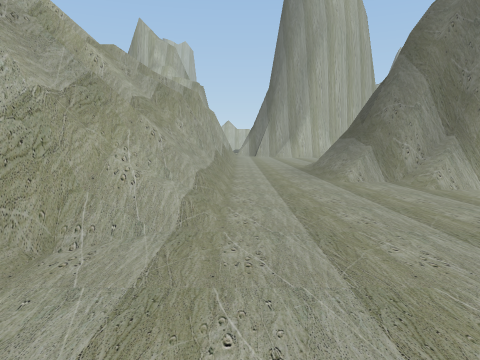
[1] (above)

23 first-person views from a walk through a scene from a Unity 3-D project. The camera is 1.3 m above the floor, tilts 6° down and sees 70° across. The floor is counted in squares, 2 m on a side. Each view is taken from the middle of a square. On the plan, view 1 faces up. The plan holds only what a view shows up to about 10 squares ahead; the rest is blank. The place goes on beyond the plan. The player is left out. Some surface patterns are stand-ins.

[2]
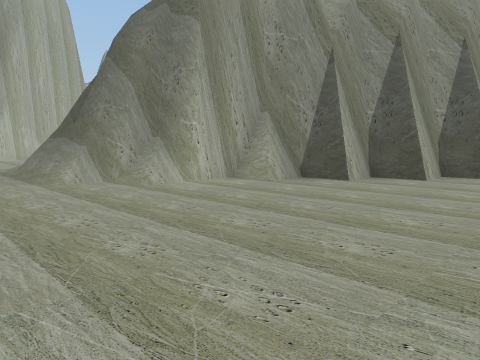

[3]
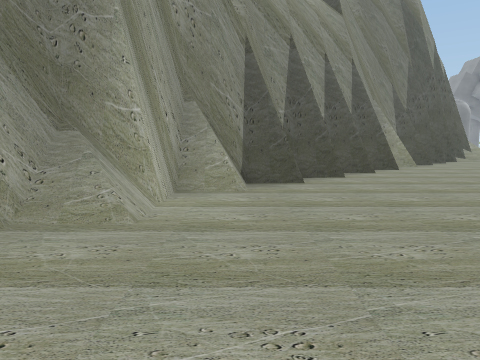

[4]
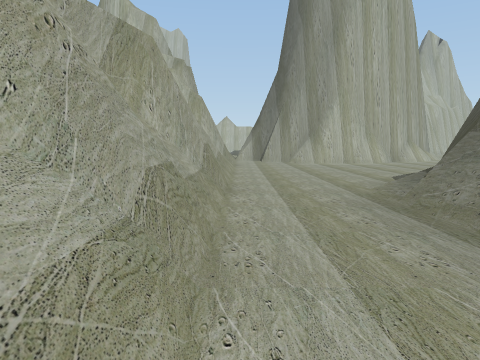

[5]
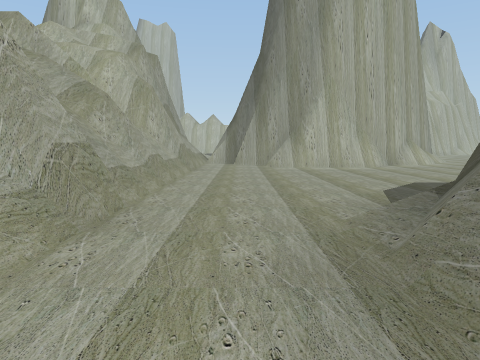

[6]
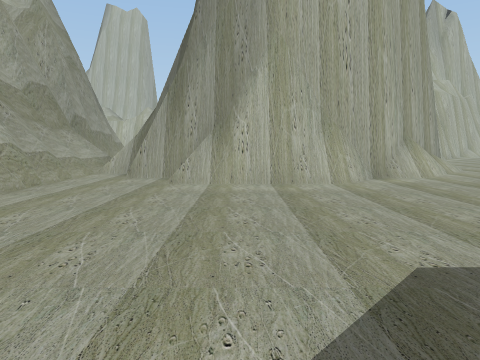

[7]
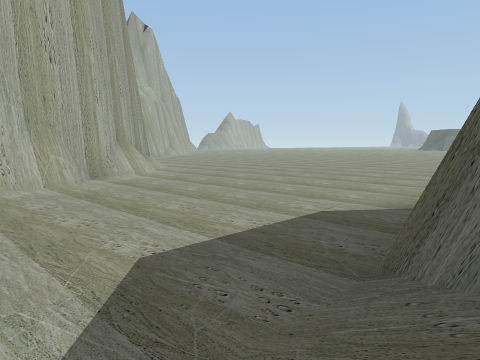

[8]
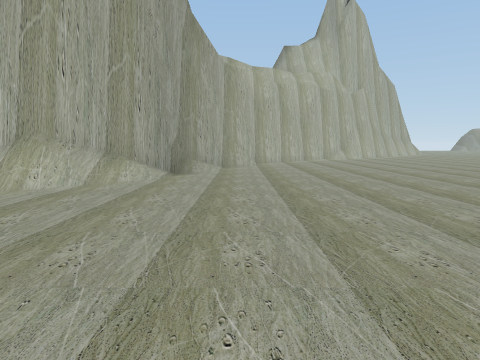

[9]
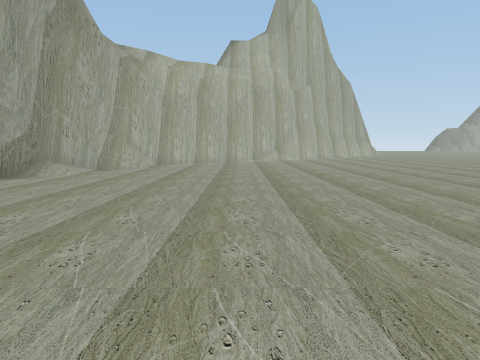

[10]
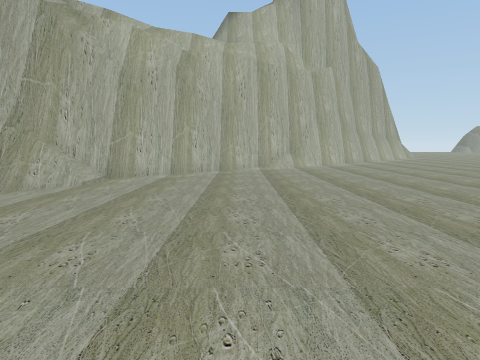

[11]
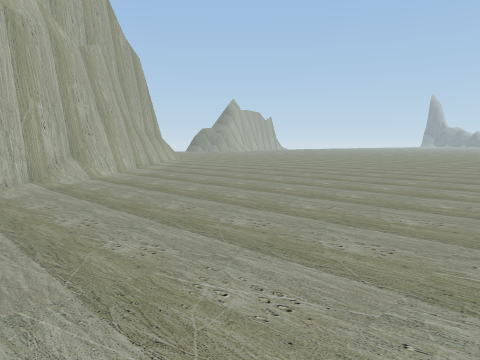

[12]
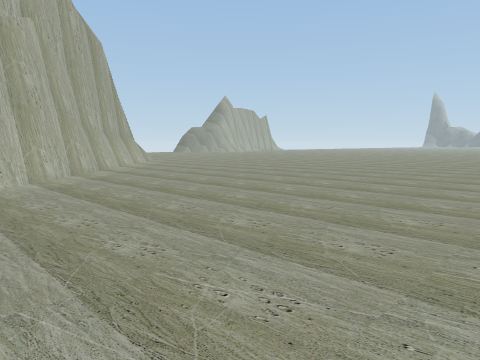

[13]
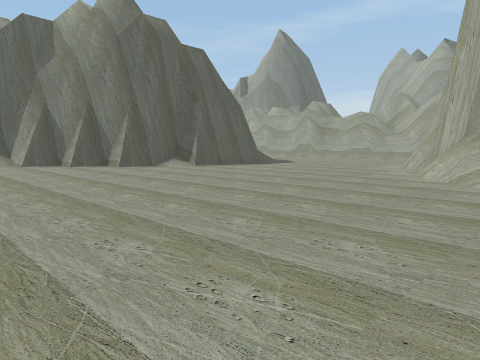

[14]
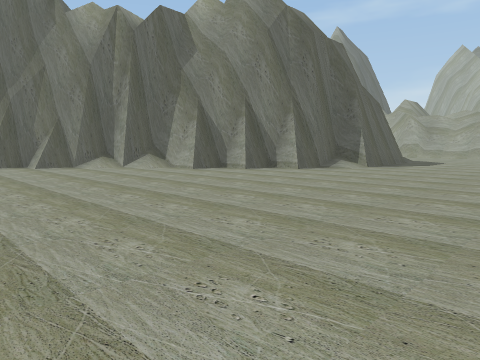

[15]
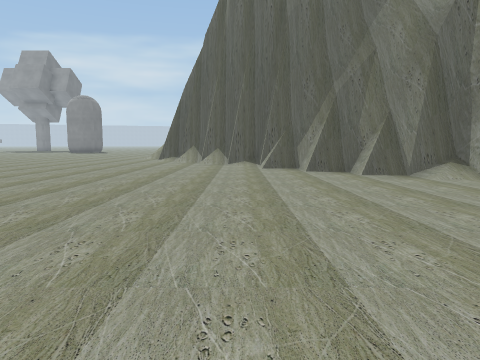

[16]
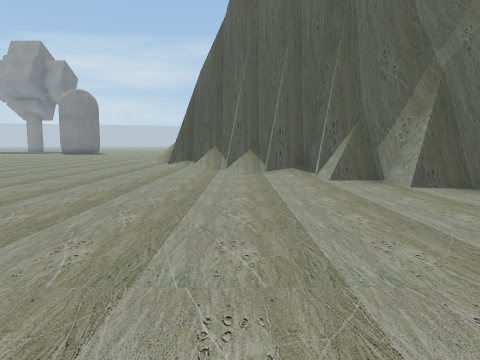

[17]
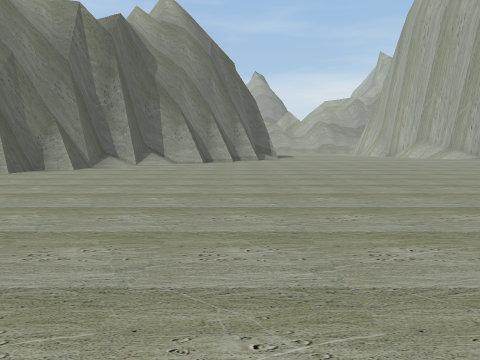

[18]
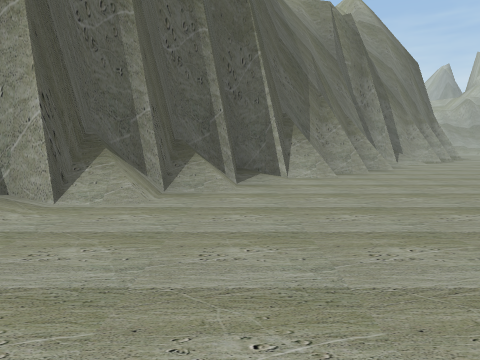

[19]
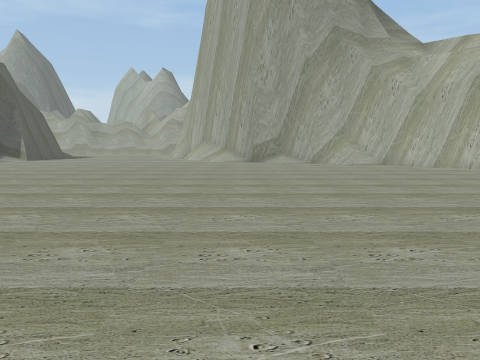

[20]
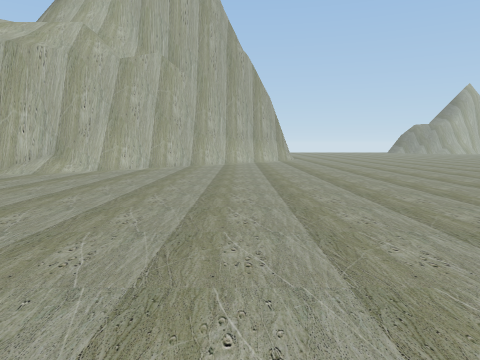

[21]
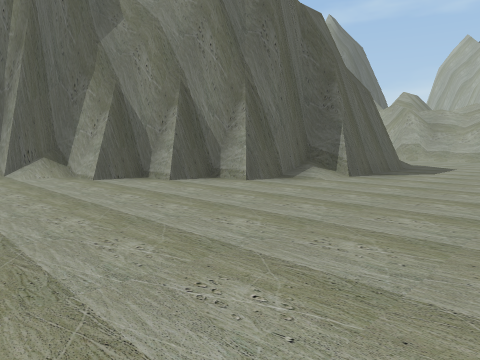

[22]
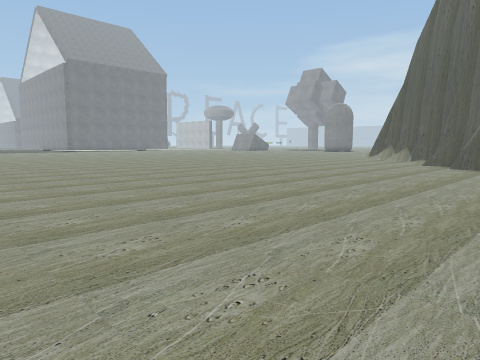

[23]
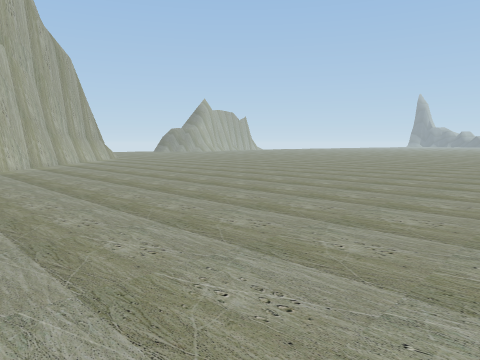

### Floor plan
Key: @ floor where view 1 was taken; # wall or solid block; . floor; / step, stairs or slope; = window, fence, low wall or low ledge.
Columns run from 2 left of view 1 to 23 right of it. Each row starts with its distance up from view 1.
 30                   ##......
 29                 ###.......
 28                ##/........
 27               ##..........
 26              ##...........
 25             ##............
 24            ##.............
 23            ##.............
 22           ##..............
 21  ##       #...............
 20          ##..............
 19  ###    ##.............
 18  #.##  ###............
 17  #..####............
 16  #..................
 15  #..................
 14  #......................
 13  #........................
 12  #........................
 11  #....####/...............
 10  #...##  ###..............
  9  #..##     ##............
  8  #..##      ##..........
  7  #..=#       ##.........
  6 ##../##       ###........
  5 #=...###      ####........
  4 #=.....##       ###.......
  3 ##......##       ##.......
  2 ##.......##       ##......
  1   ........##       ##.....
  0   @... ....##       ##....

Positions as (right, up) in squares from view 1, and headings:
1: (0, 0), facing up
2: (0, 0), facing up-right
3: (0, 4), facing right
4: (0, 5), facing up
5: (1, 7), facing up
6: (3, 11), facing up
7: (3, 11), facing up-right
8: (10, 13), facing up
9: (13, 14), facing up
10: (13, 18), facing up
11: (12, 21), facing up-right
12: (14, 22), facing up-right
13: (14, 20), facing down-left
14: (17, 16), facing down-left
15: (17, 13), facing down
16: (18, 10), facing down
17: (23, 10), facing left
18: (23, 2), facing left
19: (21, 20), facing left
20: (19, 20), facing up
21: (14, 15), facing down-left
22: (13, 15), facing down-right
23: (14, 19), facing up-right
